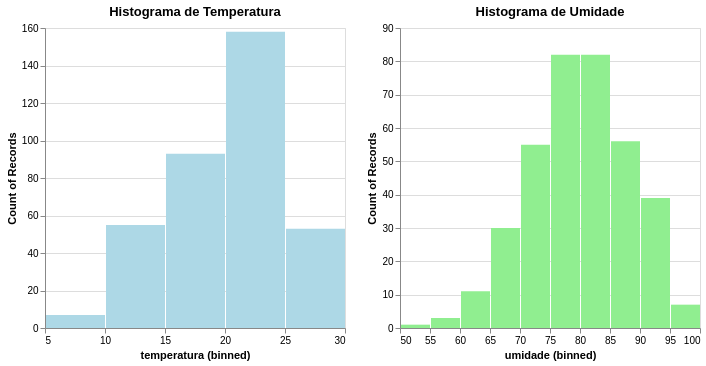

Notebook code cell kept with this figure:
### Markdown cell above
Histogramas

### Code cell
hist_temp = alt.Chart(df_daily).mark_bar(color='lightblue').encode(
    alt.X('temperatura:Q', bin=True),
    y='count()'
).properties(title='Histograma de Temperatura')

hist_umidade = alt.Chart(df_daily).mark_bar(color='lightgreen').encode(
    alt.X('umidade:Q', bin=True),
    y='count()'
).properties(title='Histograma de Umidade')

hist_temp | hist_umidade

### Figure 1 — Vega-Lite specification as saved in the notebook (floating-point values rounded to 4 significant figures; data arrays with more than 128 entries replaced by an {"elided": "..."} marker saying what was removed)
{"config": {"view": {"continuousWidth": 300, "continuousHeight": 300}}, "hconcat": [{"mark": {"type": "bar", "color": "lightblue"}, "encoding": {"x": {"bin": true, "field": "temperatura", "type": "quantitative"}, "y": {"aggregate": "count", "type": "quantitative"}}, "title": "Histograma de Temperatura"}, {"mark": {"type": "bar", "color": "lightgreen"}, "encoding": {"x": {"bin": true, "field": "umidade", "type": "quantitative"}, "y": {"aggregate": "count", "type": "quantitative"}}, "title": "Histograma de Umidade"}], "data": {"name": "data-95d3e1e2b1fd51d743c792b0ad8453ce"}, "$schema": "https://vega.github.io/schema/vega-lite/v6.1.0.json", "datasets": {"data-95d3e1e2b1fd51d743c792b0ad8453ce": {"elided": "366 records"}}}
